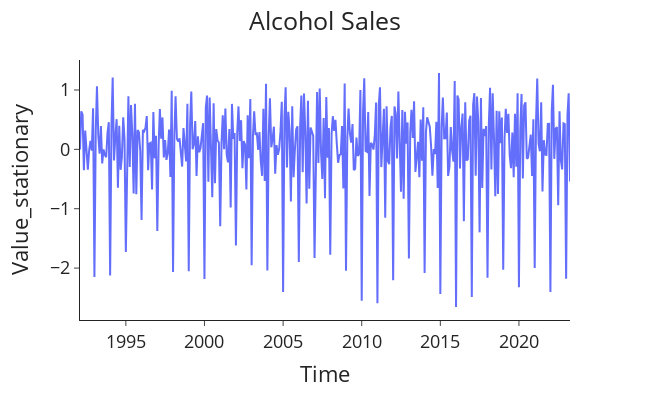

The notebook cell this image was saved under:
### Markdown cell above
The time series exhibits a distinct trend and noticeable yearly seasonality that gradually intensifies over time. Consequently, we must render it stationary by implementing differencing and employing the Box-Cox transformation technique.

### Code cell
# Make the target stationary
data['Value_boxcox'], lam = boxcox(data['Value'])
data["Value_stationary"] = data["Value_boxcox"].diff()
data.dropna(inplace=True)

# Plot the stationary airline passenger data
plot_alcohol_volumes(df=data, y="Value_stationary")

### Figure 1 — Plotly figure (JSON) as saved in the notebook; plotly's stock layout.template omitted (floating-point values rounded to 4 significant figures; data arrays with more than 128 entries replaced by an {"elided": "..."} marker saying what was removed)
{"data": [{"hovertemplate": "Time=%{x}<br>Value_stationary=%{y}<extra></extra>", "legendgroup": "", "line": {"color": "#636efa", "dash": "solid"}, "marker": {"symbol": "circle"}, "mode": "lines", "name": "", "orientation": "v", "showlegend": false, "type": "scatter", "x": {"elided": "375 str values"}, "xaxis": "x", "y": {"elided": "375 float values"}, "yaxis": "y"}], "layout": {"font": {"size": 18}, "height": 400, "legend": {"tracegroupgap": 0}, "margin": {"t": 60}, "title": {"text": "Alcohol Sales", "x": 0.5}, "width": 650, "xaxis": {"anchor": "y", "domain": [0, 1], "title": {"text": "Time"}}, "yaxis": {"anchor": "x", "domain": [0, 1], "title": {"text": "Value_stationary"}}}}
